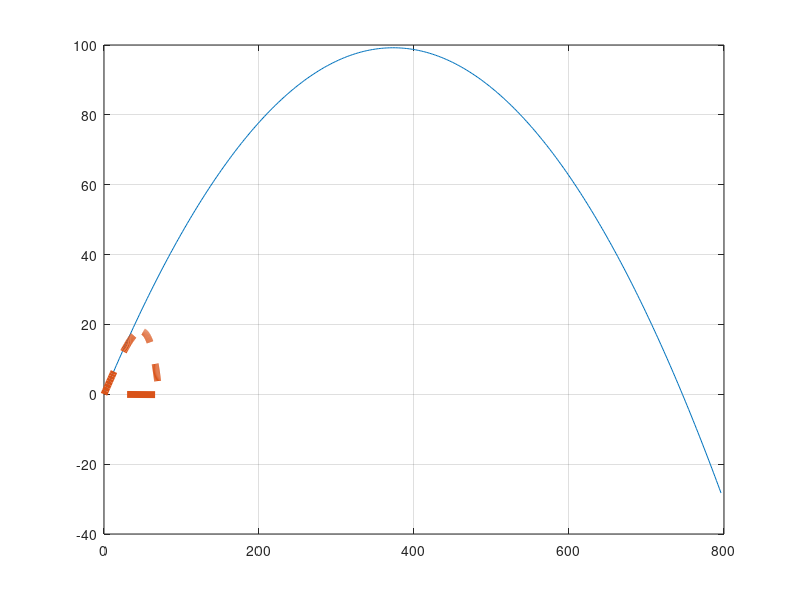

This chart was generated by the following MATLAB code: (Note: this script raises an error after producing the figure.)
% Saad Malik
% ECE 202 - Project 2
% Phase 4
% Deriving like-natured results in Matlab and establishing a comparison
% between aforementioned results and Excel calculated results

clear;
clf;

% --- Define Given Information ---

R0 = 463; % Range of HR, in feet
v0 = 116; % Exit velocity, in mph 
phi0deg = 28; % Launch angle, in degrees
maxheight = 100; % Maximum height in feet
m = 0.145; % Mass of a baseball in kilograms
C = input('Enter a value for C: ');
% Recieve user input for a value of C, which is a dimensionless quantity
p = 1.293; % Density of air at 1 atm, and 273K; units in kg/m^3
r = 76/2000; % Radius of baseball
bba = pi()*r^2; % Cross-sectional area of baseball in meteres^2

x0 = 0; y0 = 0;
g = 9.8; % gravity force, in m/s^2

% time is in s, distance in m, speed in m/s, etc

% --- conversion factors ---

mph2mps = 5280 * 12 * 2.54 / 100 / 3600; % mph to m/s conversion
deg2rad = pi/180; % Degrees to radians
m2ft = 100/2.54/12; % Metres to feet

% --- Conducted Calculations Regarding Conversions ---

v0 = v0*mph2mps; % initial speed
phi0 = phi0deg*deg2rad; % launch angle, radians

v0x = v0*cos(phi0); % x-component of velocity
v0y = v0*sin(phi0); % y-component

% --- Compute some useful quantities for the trajectory ---

tH = v0y/g; % time to reach maxmium height
tLand = 5.3; % time to land (time of flight)

% --- Compute Analytical Solution ---

tmin = 0; tmax = tLand;
N = 400; % Number of Intervals

t = linspace(tmin,tmax,N+1); % time array, create x(t) y(t)

xa = x0 + v0x*t; 
% analytical x(t), no drag, ax = 0;
ya = y0 + v0y*t - (1/2)*g*t.^2; 
% analytical y(t), gravity, no drag, ay = -g

% --- Add Numerical Solution ---

dt = (tmax-tmin)/N;

xn = zeros(1,N+1); % Position x as a function of time
yn = zeros(1,N+1); % Position y as a function of time

yn(1) = y0; % Initial Position y
xn(1) = x0; % Initial Position x

vy = v0y; % Initial Velocity for y component
vx = v0x; % Initial Velocity for x component

for n = 1:N

    v = sqrt(vx^2 + vy^2); % Velocity 

    dragfx = -(1/2)*C*p*bba*v*vx; % Drag force in x-direction
    dragfy = -(1/2)*C*p*bba*v*vy; % Drag force in y-direction

    ax = dragfx/m; % Acceleration in x-direction
    ay = (dragfy/m) - g; % Acceleration in y-direction

    yn(n+1) = yn(n) + dt*vy + (1/2)*(dt^2)*ay; 
    % y(t+dt) = y(t) + dt*y'(t) + (1/2)*dt^2*y''(t)
    vy = vy + ay*dt; 
    % y'(t+dt) = y'(t) + dt*y''(t)

    xn(n+1) = xn(n) + dt*vx;
    % x(t+dt) = x(t) + dt*x'(t) + (1/2)*dt^2*x''(t)
    vx = vx + ax*dt; 
    % x'(t+dt) = x'(t) + dt*x''(t)

    if yn(n)*yn(n+1)<0
        flighttime = (n-1+(yn(n)/(yn(n)-yn(n+1))))*dt
        range = xn(n);

        vf = sqrt(vx^2 + vy^2);

        KEi = (1/2)*m*(v0x^2 + v0y^2);
        KEf = (1/2)*m*vf^2;
        EnergyLost = KEi - KEf
        
        break
    end 
    
end

% Conversion of values in metres, to values in feet

xn_ft = xn*m2ft;
yn_ft = yn*m2ft;
xa_ft = xa*m2ft;
ya_ft = ya*m2ft;

% Calculations and conversions of required values into the required unit
% parameters

rangeft = range*m2ft
MaxHeight = max(yn)*m2ft
fspeedmph = vf*2.23694


check_numy = sum(abs(ya-yn))  
% Compare analytic to numeric, should equate to zero
check_numx = sum(abs(xa-xn))
% Compare analytic to numeric, should equate to zero

plot(xa_ft,ya_ft,xn_ft,yn_ft,'--','LineWidth', 5)
grid on
ax = gca; ax.FontSize = 14;
grid minor 
ax.GridAlpha = 0.4; ax.MinorGridAlpha = 0.5;

xlabel('x (ft)','FontSize',16); % Adding an x-label
ylabel('y (ft)','FontSize',16); % Adding an y-label

title({'ECE 202 Project 2 - Phase 4',...
    'Analytical Trajectory of a baseball (inclusive of Drag)', ...
    sprintf('With C = %g',C)},'FontSize',22);
legend({'C = 0', sprintf('C = %g', C)}, 'FontSize',16)

legend({'Analytical','Numerical'},'FontSize',16);

ylim([0 110]); % Adding a limit on the y-axis

xlabel('x(ft)','FontSize',16);
ylabel('y(ft)','FontSize',16);

% Exporting text files, to be used in Excel
writematrix(t,'t.txt', 'Delimiter', 'tab'); 
writematrix(xn_ft,'x2.txt', 'Delimiter', 'tab');
writematrix(yn_ft,'y2.txt', 'Delimiter', 'tab');

% ---- Comments ----
% We will now establish a relationship between Excel generated values and
% Matlab generated values. 
% The Matlab generated values are as follows: Flight time = 3.9830 seconds,
% Maximum Height attained = 65.0217 feet, and Range = 366.0736 feet.
% The Excel generated values are as follows: Flight time = 3.975 seconds,
% Maximum Height attained = 65.0217 feet, and Range = 366.0736147 feet. 
% As observable, these are the same (exlcuding minor calculatory errors)
% values for either programming system

